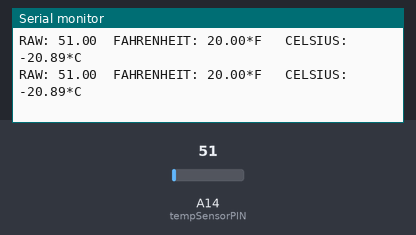
A sketch run on a simulated Arduino Mega 2560, built with avr-gcc and run on an emulated ATmega2560. On the bench: the last lines printed to the serial monitor. The test bench sets the inputs (shaded band); at power-on: A14 (tempSensorPIN) = 51.

Above: at 1.2 s.
1.3 s: A14 (tempSensorPIN) set to 59
At 1.34 s:
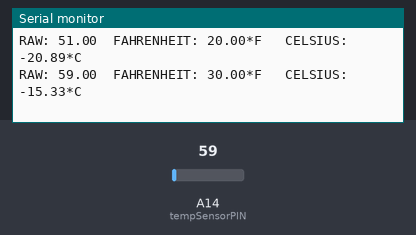
4.3 s: A14 (tempSensorPIN) set to 71
At 4.31 s:
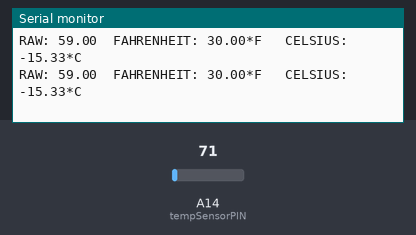
Timing chart, 0 to 7.3 s (numbered marks = the images above; inputs shaded):
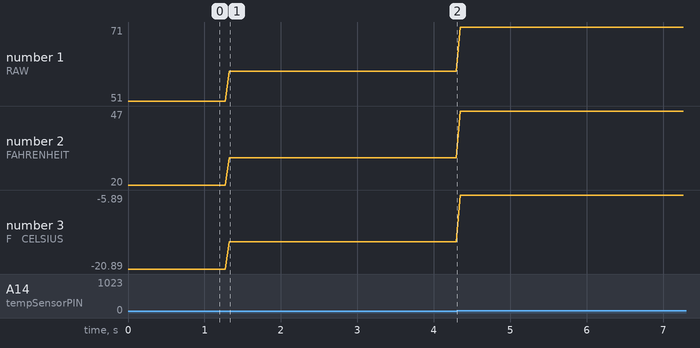

The sketch:

TempSensor.ino
```cpp
#define tempSensorPIN A14

void setup() {
  Serial.begin(9600);
  pinMode(tempSensorPIN, INPUT);
}

void loop() {
  readTemp();
  delay(50);
}

void readTemp() {
  float temperatureRaw = analogRead(tempSensorPIN);
  Serial.print("RAW: ");
  Serial.print(temperatureRaw);
  //converts raw data into degrees celsius
  float tempF = map(temperatureRaw,0,255,-50,300);//find out range
  Serial.print("\tFAHRENHEIT: ");
  Serial.print(tempF);
  Serial.print("*F \t");
  //converts celsius into fahrenheit
  float tempC = (tempF * 5 / 9) - 32;
  Serial.print("CELSIUS: ");
  Serial.print(tempC);
  Serial.println("*C");
}
```

Measured:
- after the input at 1.3 s, the serial monitor: prints a new line at once (image 1)
- plotted number 1: 51 → 59 after the input at 1.3 s, 59 → 71 after the input at 4.3 s
- plotted number 2: 20 → 30 after the input at 1.3 s, 30 → 47 after the input at 4.3 s
- plotted number 3: -20.89 → -15.33 after the input at 1.3 s, -15.33 → -5.89 after the input at 4.3 s
